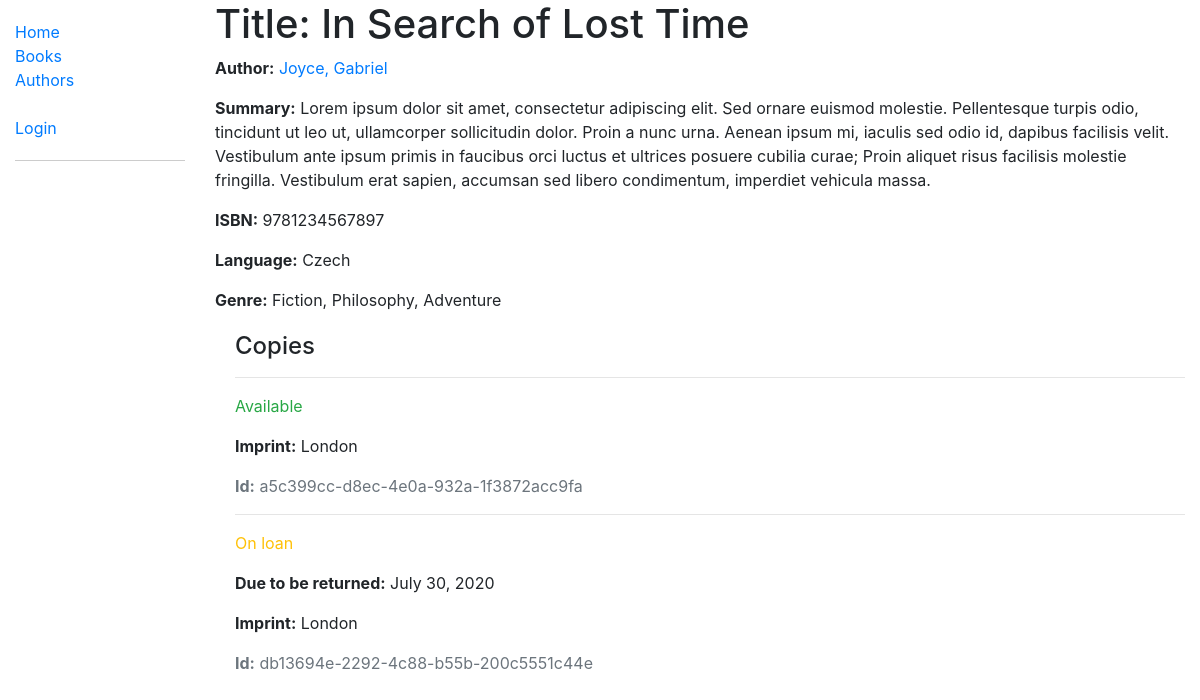
The page /catalog/book/1 on the database as committed earlier.
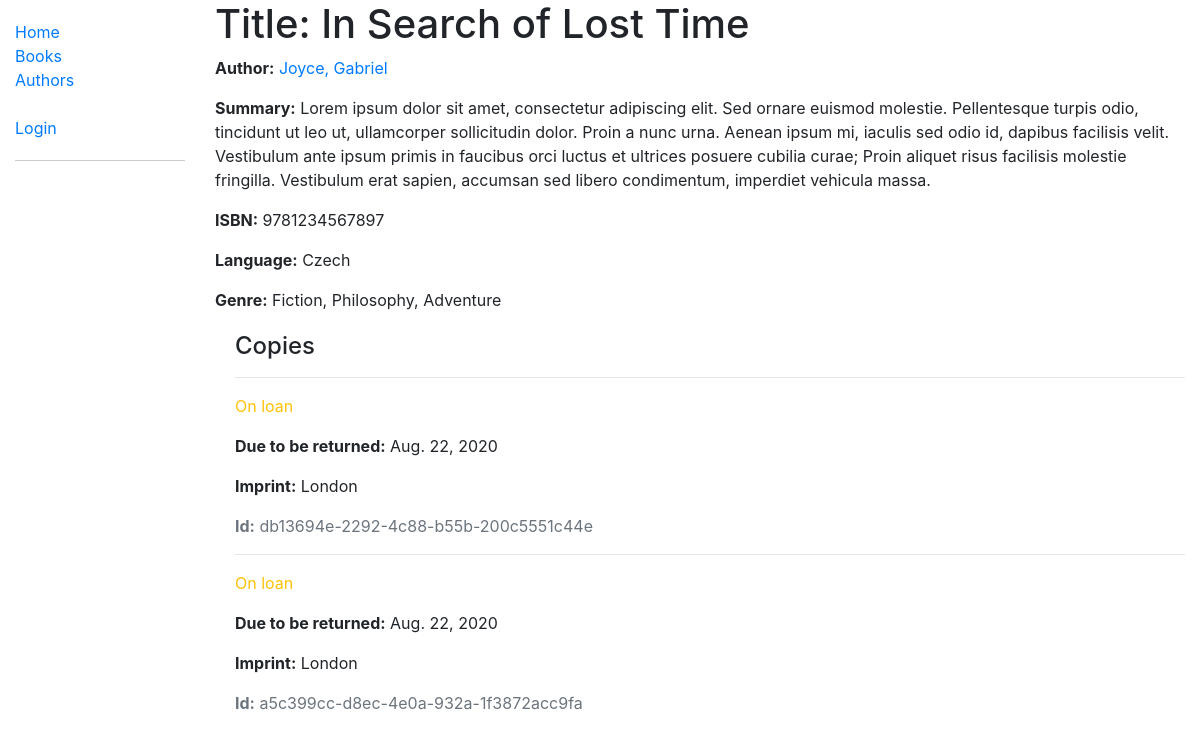
The same page on the database as committed later.
### catalog/models.py (models this page shows, shortened)
class BookInstance(models.Model):
    id = models.UUIDField(primary_key=True, default=uuid.uuid4,
                          help_text='Unique ID for this particular instance of the book')
    book = models.ForeignKey('Book', on_delete=models.SET_NULL, null=True)
    imprint = models.CharField(max_length=200)
    due_back = models.DateField(null=True, blank=True)
    LOAN_STATUS = (
        ('m', 'Maintenance'),
        ('o', 'On loan'),
        ('a', 'Available'),
        ('r', 'Reserved'),
    )
    status = models.CharField(max_length=1, choices=LOAN_STATUS,
                              blank=True, default='m', help_text='Book availability')
    borrower = models.ForeignKey(
        User, on_delete=models.SET_NULL, null=True, blank=True)
    class Meta:
        ordering = ['due_back']
        permissions = (
            ("can_mark_returned", "Set book as returned"),
        )

### catalog/views.py (the view)
# urls.py: path('book/<int:pk>', views.BookDetailView.as_view(), name='book-detail'),
class BookDetailView(generic.DetailView):
    model = Book

### catalog/models.py (called while the page is built)
    def __str__(self):
        return self.name

    def __str__(self):
        return self.name

    def __str__(self):
        return f'{self.last_name}, {self.first_name}'

### catalog/templates/catalog/book_detail.html
{% extends "base_generic.html" %}
{% block content %}
<h1>Title: {{ book.title }}</h1>
<p><strong>Author:</strong> <a href="{% url 'author-detail' book.author.pk %}">{{ book.author }}</a></p>
<p><strong>Summary:</strong> {{ book.summary }}</p>
<p><strong>ISBN:</strong> {{ book.isbn }}</p>
<p><strong>Language:</strong> {{ book.language }}</p>
<p><strong>Genre:</strong> {{ book.genre.all|join:", " }}</p>
<div style="margin-left:20px;margin-top:20px">
  <h4>Copies</h4>
  {% for copy in book.bookinstance_set.all %}
  <hr>
  <p
    class="{% if copy.status == 'a' %}text-success{% elif copy.status == 'm' %}text-danger{% else %}text-warning{% endif %}">
    {{ copy.get_status_display }}
  </p>
  {% if copy.status != 'a' %}
  <p><strong>Due to be returned:</strong> {{ copy.due_back }}</p>
  {% endif %}
  <p><strong>Imprint:</strong> {{ copy.imprint }}</p>
  <p class="text-muted"><strong>Id:</strong> {{ copy.id }}</p>
  {% endfor %}
</div>
{% endblock %}

Rows that differ between the two databases and show on the page:
changed BookInstance "db13694e-2292-4c88-b55b-200c5551c44e": due_back "July 30, 2020" → "Aug. 22, 2020"; moves up the list
changed BookInstance "a5c399cc-d8ec-4e0a-932a-1f3872acc9fa": status "Available" → "On loan"; due_back (not shown) → "Aug. 22, 2020"
